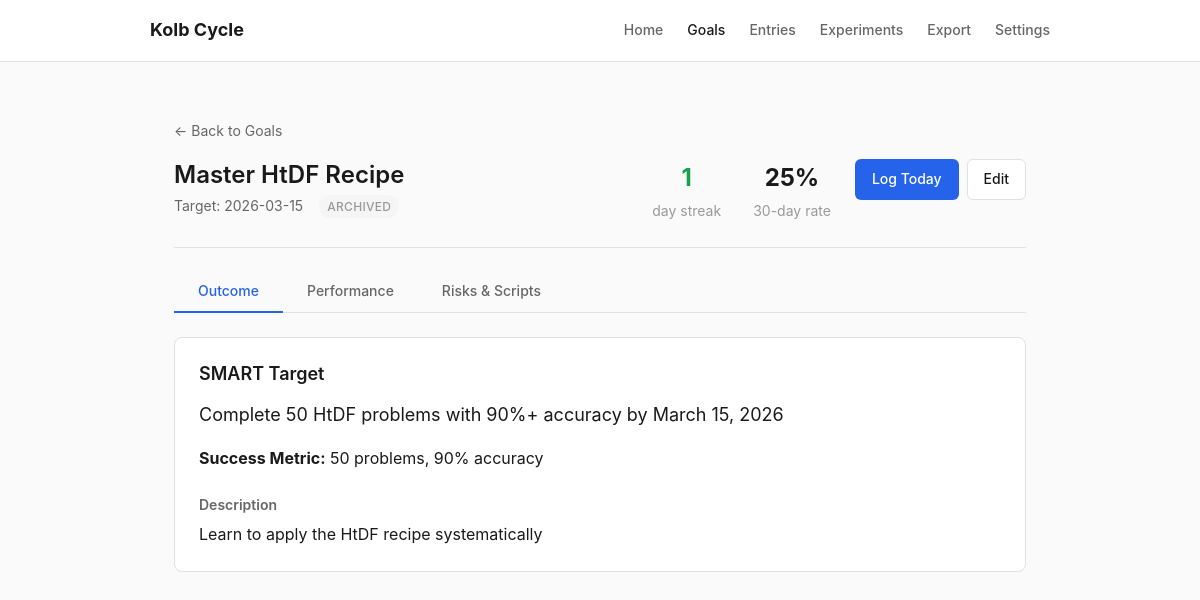
The page /goals/1 on the database its author committed.
### tables this page shows
CREATE TABLE goals (
                id INTEGER PRIMARY KEY AUTOINCREMENT,
                title TEXT NOT NULL,
                description TEXT DEFAULT '',
                outcome_target TEXT DEFAULT '',
                target_date DATE,
                target_metric TEXT DEFAULT '',
                is_archived INTEGER DEFAULT 0,
                created_at DATETIME DEFAULT CURRENT_TIMESTAMP,
                updated_at DATETIME DEFAULT CURRENT_TIMESTAMP
            );

### app.py (the view)
@app.route("/goals/<int:goal_id>")
def view_goal(goal_id):
    goal = db.get_goal(goal_id)
    if not goal:
        flash("Goal not found", "error")
        return redirect(url_for("goals_dashboard"))
    tab = request.args.get("tab", "outcome")
    goal["streak"] = db.calculate_goal_streak(goal_id)
    goal["completion_rate"] = db.get_goal_completion_rate(goal_id)
    goal["calendar_data"] = db.get_goal_calendar_data(goal_id)
    return render_template(
        "goal_view.html",
        goal=goal,
        tab=tab,
    )

### app.py (called while the page is built)
@app.context_processor
def inject_globals():
    settings = db.get_all_settings()
    return {"settings": settings, "now": datetime.now()}

### db.py (called while the page is built)
@contextmanager
def get_db():
    conn = sqlite3.connect(DATABASE_PATH)
    conn.row_factory = sqlite3.Row
    conn.execute("PRAGMA foreign_keys = ON")
    try:
        yield conn
        conn.commit()
    except Exception:
        conn.rollback()
        raise
    finally:
        conn.close()

def get_all_settings():
    defaults = {
        "preferred_mode": "wizard",
        "default_domain": "",
        "autosave_enabled": "true",
        "font_size": "medium",
    }
    with get_db() as conn:
        rows = conn.execute("SELECT key, value FROM settings").fetchall()
        settings = {row["key"]: row["value"] for row in rows}
    for k, v in defaults.items():
        if k not in settings:
            settings[k] = v
    return settings

### templates/goal_view.html (shortened to what this page needs)
{% extends "base.html" %}
{% block content %}
<div class="container">
    <div class="mb-md">
        <a href="{{ url_for('goals_dashboard') }}" class="text-sm text-secondary">&larr; Back to Goals</a>
    </div>
    <div class="goal-header mb-lg">
        <div class="goal-header-main">
            <h1>{{ goal.title }}</h1>
            <div class="goal-header-meta">
                {% if goal.target_date %}
                <span class="text-sm text-secondary">Target: {{ goal.target_date }}</span>
                {% endif %}
                {% if goal.is_archived %}
                <span class="chip chip-abandoned">Archived</span>
                {% endif %}
            </div>
        </div>
        <div class="goal-header-stats">
            <div class="goal-stat-lg">
                <span class="goal-stat-value {% if goal.streak > 0 %}text-success{% endif %}">{{ goal.streak }}</span>
                <span class="goal-stat-label">day streak</span>
            </div>
            <div class="goal-stat-lg">
                <span class="goal-stat-value">{{ goal.completion_rate }}%</span>
                <span class="goal-stat-label">30-day rate</span>
            </div>
        </div>
        <div class="goal-header-actions">
            <a href="{{ url_for('goal_daily_log', goal_id=goal.id) }}" class="btn btn-primary">Log Today</a>
            <a href="{{ url_for('edit_goal', goal_id=goal.id) }}" class="btn btn-secondary">Edit</a>
        </div>
    </div>
    <div class="tabs mb-lg">
        <a href="{{ url_for('view_goal', goal_id=goal.id, tab='outcome') }}"
           class="tab {% if tab == 'outcome' %}active{% endif %}">Outcome</a>
        <a href="{{ url_for('view_goal', goal_id=goal.id, tab='performance') }}"
           class="tab {% if tab == 'performance' %}active{% endif %}">Performance</a>
        <a href="{{ url_for('view_goal', goal_id=goal.id, tab='risks') }}"
           class="tab {% if tab == 'risks' %}active{% endif %}">Risks & Scripts</a>
    </div>
    {% if tab == 'outcome' %}
    <div class="card">
        <h2 class="card-title mb-md">SMART Target</h2>
        {% if goal.outcome_target %}
        <p class="goal-outcome-text">{{ goal.outcome_target }}</p>
        {% else %}
        <p class="text-muted">No outcome target defined. <a href="{{ url_for('edit_goal', goal_id=goal.id) }}">Add one</a></p>
        {% endif %}
        {% if goal.target_metric %}
        <div class="mt-md">
            <strong>Success Metric:</strong> {{ goal.target_metric }}
        </div>
        {% endif %}
        {% if goal.description %}
        <div class="mt-lg">
            <h3 class="text-sm text-secondary mb-sm">Description</h3>
            <p>{{ goal.description }}</p>
        </div>
        {% endif %}
    </div>
    {% endif %}
</div>
{% endblock %}

### rows shown on the page
goals: title "Master HtDF Recipe", target_date "2026-03-15", outcome_target "Complete 50 HtDF problems with 90%+ accuracy by March 15, 2026", target_metric "50 problems, 90% accuracy", description "Learn to apply the HtDF recipe systematically"

### other values the page prints
{{ goal.streak }} "1"
{{ goal.completion_rate }} "25"
